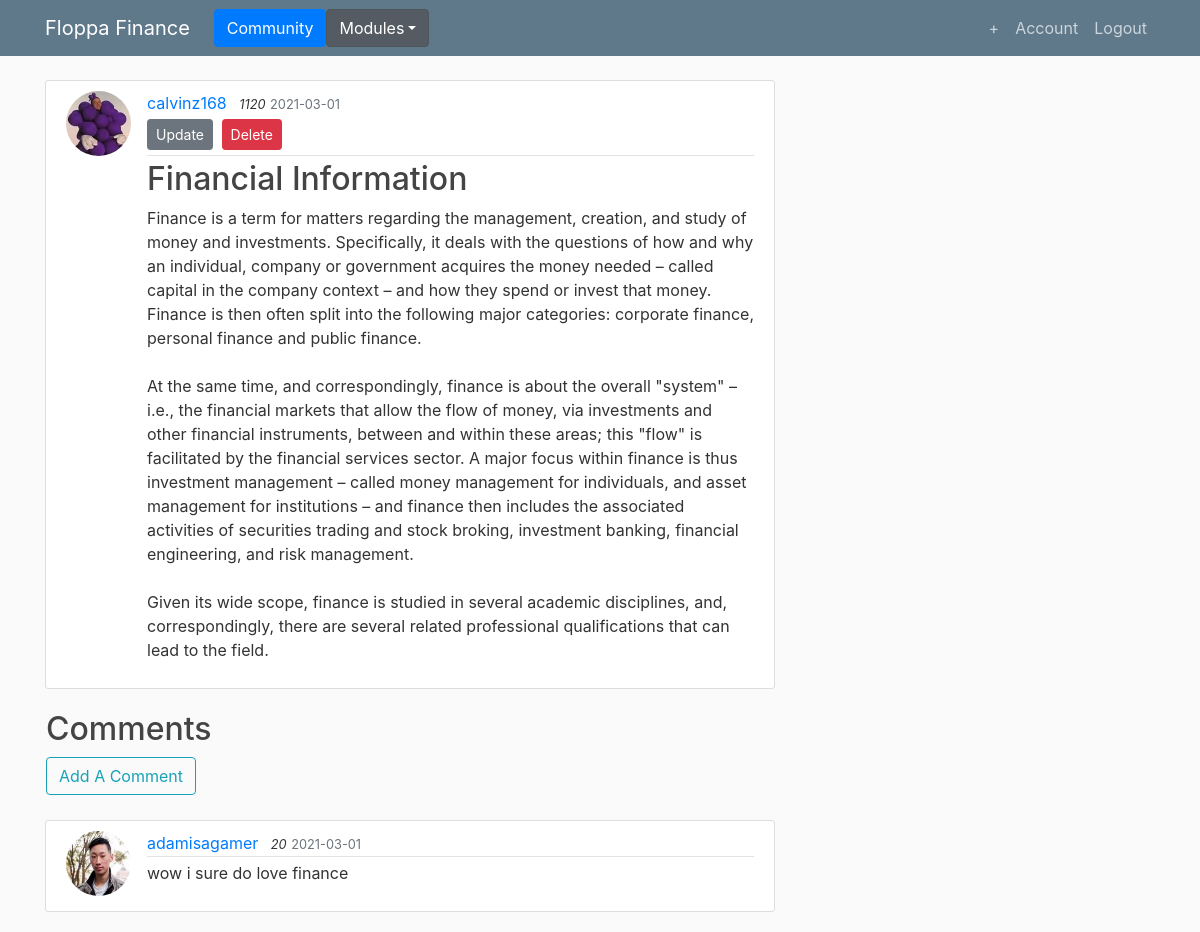
The app's page /post/1 (signed in) with its own data.
### flasksite/models.py (models this page shows, shortened)
class User(db.Model, UserMixin):
    id = db.Column(db.Integer, primary_key=True)
    username = db.Column(db.String(20), unique=True, nullable=False)
    email = db.Column(db.String(120), unique=True, nullable=False)
    image_file = db.Column(db.String(20), nullable=False, default='default.jpg')
    password = db.Column(db.String(60), nullable=False)
    posts = db.relationship('Post', backref='author', lazy=True)
    comments = db.relationship('Comment', backref='author', lazy=True)
    score = db.Column(db.Integer, nullable=False)

class Post(db.Model):
    id = db.Column(db.Integer, primary_key=True)
    title = db.Column(db.String(100), nullable=False)
    date_posted = db.Column(db.DateTime, nullable=False, default=datetime.now)
    content = db.Column(db.Text, nullable=False)
    user_id = db.Column(db.Integer, db.ForeignKey('user.id'), nullable=False)

class Comment(db.Model):
    id = db.Column(db.Integer, primary_key=True)
    content = db.Column(db.String(100), nullable=False)
    date_posted = db.Column(db.DateTime, nullable=False, default=datetime.now)
    post_id = db.Column(db.Integer, db.ForeignKey('post.id'), nullable=False)
    user_id = db.Column(db.Integer, db.ForeignKey('user.id'), nullable=False)

### flasksite/routes.py (the view)
@app.route("/post/<int:post_id>")
def post(post_id):
    post = Post.query.get(post_id)
    comments = Comment.query.filter_by(post_id=post_id).all()
    return render_template('post.html', title=post.title, post=post, comments=comments)

### flasksite/models.py (called while the page is built)
@login_manager.user_loader
def load_user(user_id):
    return User.query.get(int(user_id))

### flasksite/templates/post.html (shortened to what this page needs)
{% extends "layout.html" %}
{% block content %}
  <article class="media content-section">
    <img class="rounded-circle article-img" src="{{ url_for('static', filename='profile_pics/' + post.author.image_file) }}">
    <div class="media-body">
      <div class="article-metadata">
        <a class="mr-2" href="#">{{ post.author.username }}</a>
        <em><small class="font-italic">{{ post.author.score }}</small></em>
        <small class="text-muted">{{ post.date_posted.strftime('%Y-%m-%d') }}</small>
        {% if post.author == current_user %}
          <div>
            <a class="btn btn-secondary btn-sm mt-1 mb-1" href="{{ url_for('update_post', post_id=post.id) }}">Update</a>
            <button type="button" class="btn btn-danger btn-sm m-1" data-toggle="modal" data-target="#deleteModal">Delete</button>
          </div>
        {% endif %}
      </div>
      <h2 class="article-title">{{ post.title }}</h2>
      <p class="article-content">{{ post.content }}</p>
    </div>
  </article>
  <table>
  <td><h2>Comments</h2><a href="{{ url_for('comment_post', post_id=post.id) }}"><button class="btn btn-outline-info">Add A Comment</button></a></td>
  </table>
  <br>
  {% for comment in comments %}
    <article class="media content-section">
      <img class="rounded-circle article-img" src="{{ url_for('static', filename='profile_pics/' + comment.author.image_file) }}">
      <div class="media-body">
        <div class="article-metadata">
          <a class="mr-2" href="#">{{ comment.author.username }}</a>
          <em><small class="font-italic">{{ comment.author.score }}</small></em>
          <small class="text-muted">{{ comment.date_posted.strftime('%Y-%m-%d') }}</small>
        </div>
        <p class="article-content">{{ comment.content }}</p>
      </div>
    </article>
  {% endfor %}
{% endblock content %}

### flasksite/static/main.css (style rules this page uses)
body { background: #fafafa; color: #333333; margin-top: 5rem; }
h1, h2, h3, h4, h5, h6 { color: #444444; }
.content-section { background: #ffffff; padding: 10px 20px; border: 1px solid #dddddd; border-radius: 3px; margin-bottom: 20px; }
.article-title { color: #444444; }
.article-content { white-space: pre-line; }
.article-img { height: 65px; width: 65px; margin-right: 16px; }
.article-metadata { padding-bottom: 1px; margin-bottom: 4px; border-bottom: 1px solid #e3e3e3 }

### records on screen
User: image_file (picture), author.username "calvinz168", author.score "1120"
Post: date_posted "2021-03-01", title "Financial Information", content "Finance is a term for matters regarding the management, creation, and study of money and investments. Specifically, it deals with the questions of how and why an individual, company or government acquires the money needed – called capital in the company context – and how they spend or invest that money. Finance is then often split into the following major categories: corporate finance, personal finance and public finance. At the same time, and correspondingly, finance is about the overall \"system\" – i.e., the financial markets that allow the flow of money, via investments and other financial instruments, between and within these areas; this \"flow\" is facilitated by the financial services…"
Comment: image_file (picture), author.username "adamisagamer", author.score "20", date_posted "2021-03-01", content "wow i sure do love finance"
